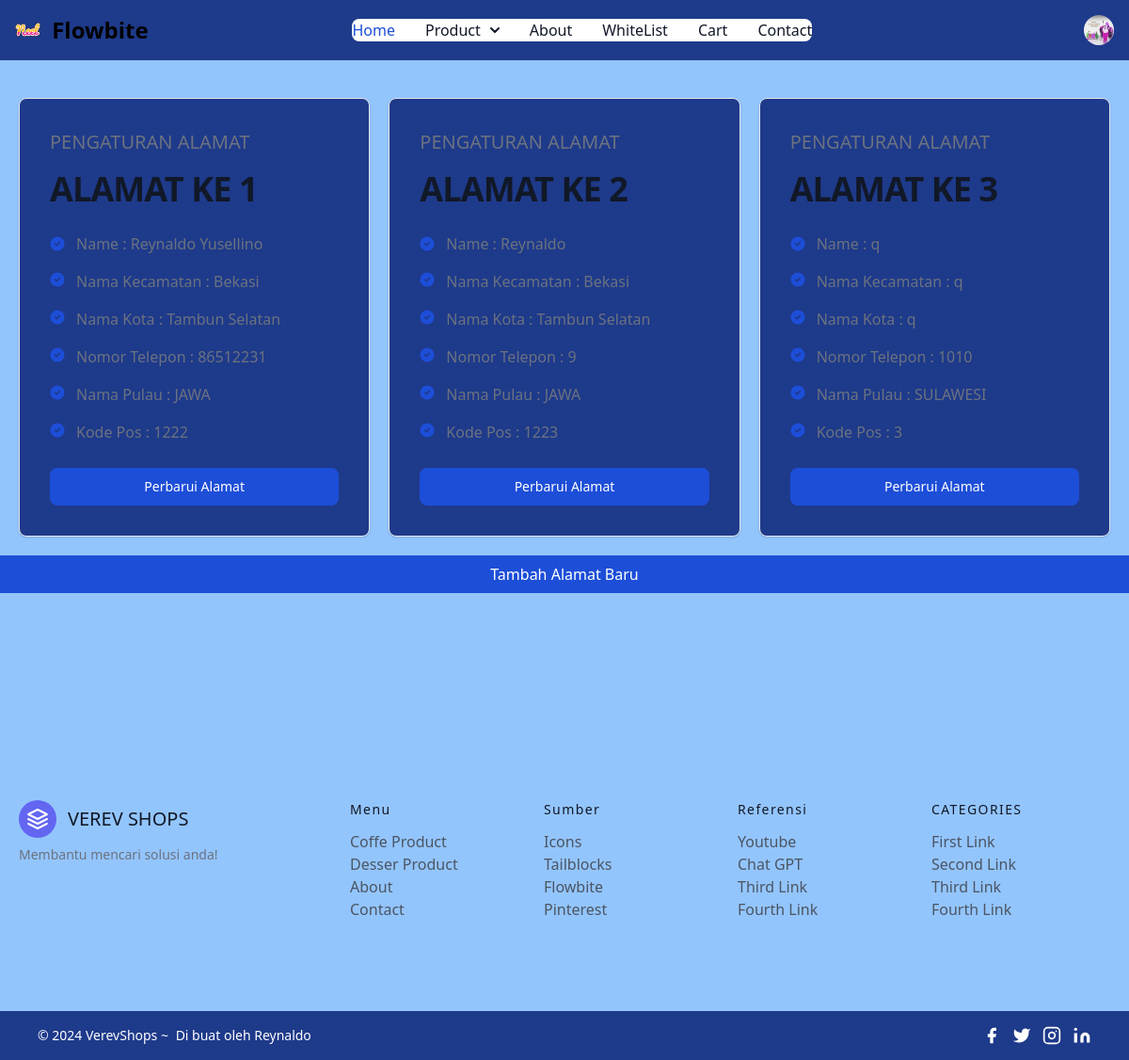
The page /setting/ (signed in) on the database its author committed.
### verevapp/models.py (models this page shows, shortened)
class Customer(models.Model):
    user = models.ForeignKey(User,on_delete=models.CASCADE)
    name = models.CharField(max_length=100)
    locality = models.CharField(max_length=100)
    city = models.CharField(max_length=100)
    mobile = models.IntegerField()
    zipcode = models.IntegerField()
    state = models.CharField(choices=AREA_CHOICES, max_length=100)

### verevapp/views.py (the view)
# urls.py: path("setting/", views.setting, name='setting'),
def setting(req):
    add = Customer.objects.filter(user= req.user)
    return render(req, 'setting.html', locals())

### templates/setting.html (shortened to what this page needs)
{% include "base.html" %} {% include "navbar.html" %} {% load static %}
<div
  class="container mx-auto max-w-screen-xl flex flex-col md:flex-row gap-5 px-5 pt-10"
>
  {% for ad in add %}
  <div
    class="w-full max-w-sm p-4 bg-blue-900 border border-gray-200 rounded-lg shadow sm:p-8"
  >
    <h5 class="mb-4 text-xl font-medium text-gray-500 dark:text-gray-400">
      PENGATURAN ALAMAT
    </h5>
    <div class="flex items-baseline text-gray-900 dark:text-white">
      <span class="text-4xl font-bold tracking-tight"
        >ALAMAT KE {{ forloop.counter }}
      </span>
    </div>
    <ul role="list" class="space-y-5 my-7">
      <li class="flex items-center">
        <span
          class="text-base font-normal leading-tight text-gray-500 dark:text-gray-300 ms-3"
          >Name : {{ ad.name }}
        </span>
      </li>
      <li class="flex">
        <span
          class="text-base font-normal leading-tight text-gray-500 dark:text-gray-300 ms-3"
          >Nama Kecamatan : {{ ad.locality }}
        </span>
      </li>
      <li class="flex">
        <span
          class="text-base font-normal leading-tight text-gray-500 dark:text-gray-300 ms-3"
          >Nama Kota : {{ad.city}}</span
        >
      </li>
      <li class="flex">
        <span
          class="text-base font-normal leading-tight text-gray-500 dark:text-gray-300 ms-3"
          >Nomor Telepon : {{ad.mobile}}</span
        >
      </li>
      <li class="flex">
        <span
          class="text-base font-normal leading-tight text-gray-500 dark:text-gray-300 ms-3"
          >Nama Pulau : {{ad.state}}</span
        >
      </li>
      <li class="flex">
        <span
          class="text-base font-normal leading-tight text-gray-500 dark:text-gray-300 ms-3"
          >Kode Pos : {{ad.zipcode}}</span
        >
      </li>
    </ul>
    <a
      href="{% url 'updateSetting' pk=ad.id %}"
      type="button"
      class="text-white bg-blue-700 hover:bg-blue-800 focus:ring-4 focus:outline-none focus:ring-blue-200 dark:bg-blue-600 dark:hover:bg-blue-700 dark:focus:ring-blue-900 font-medium rounded-lg text-sm px-5 py-2.5 inline-flex justify-center w-full text-center"
    >
      Perbarui Alamat
    </a>
  </div>
  {% endfor %}
</div>
<div class="mx-auto max-w-screen-xl py-5">
    <div class="">
      <a href="{% url 'profile' %}"
      type="submit"
      class="text-center w-full bg-blue-700 text-white p-2 mb-6 hover:bg-blue-600">
      Tambah Alamat Baru
    </a>
    </div>
  </div>
{% include "footer.html" %}

### rows shown on the page
Customer: name "Reynaldo Yusellino", locality "Bekasi", city "Tambun Selatan", mobile "86512231", state "JAWA", zipcode "1222"
Customer: name "Reynaldo", locality "Bekasi", city "Tambun Selatan", mobile "9", state "JAWA", zipcode "1223"
Customer: name "q", locality "q", city "q", mobile "1010", state "SULAWESI", zipcode "3"
